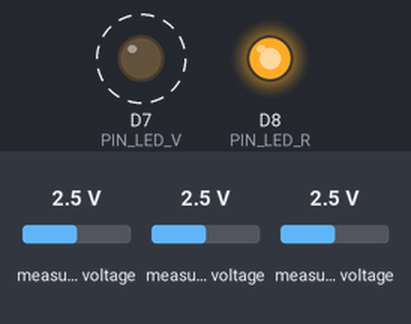
Bench run of a sketch on a simulated ESP8266 (NodeMCU). On the bench: output pins drawn as LEDs (lit = HIGH). Dashed ring = blinking. The inputs (shaded band) are chosen by the test bench; at power-on: measured voltage 2.5 V. WiFi joins after 1.5 s; servers stay silent unless stated; uploads are accepted with an empty reply; no MQTT or app messages arrive unless stated; what the sketch prints to the serial monitor is not drawn.

Above: at 0.3 s.
Timing chart, 0 to 6.6 s (numbered marks = the images above):
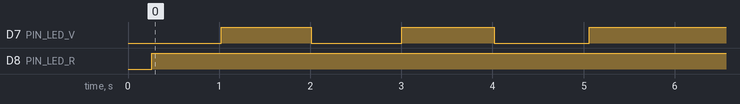

Measured:
- by itself, D7 (PIN_LED_V): alternates HIGH for 1.0 s and LOW for 1.0 s, 5 changes in all, then stays HIGH
- by itself, D8 (PIN_LED_R): LOW → HIGH at 0.26 s

The sketch:

argos_acel.ino
```cpp
// Argos, nodo acel. GENERADO por firmware/herramientas/exportar_arduino.py desde firmware/src/acel/main.cpp (editar alla y regenerar).
// Placa: NodeMCU 1.0 (ESP-12E Module). Credenciales: copiar secrets.example.h a secrets.h en esta carpeta.
#define NODO_ID "acel"
// Nodo acel: GY-61 (ADXL335) leido por un ADS1115 (I2C 0x48, D1 SCL / D2 SDA).
// Calcula |a| en g y publica "golpe" cuando | |a| - 1 g | supera el umbral. El umbral se calibra
// en sitio [POR CONFIRMAR]; el cierre de la alerta (5 min) lo hace n8n. Latido cada 60 s.
// Actuador: LED rojo encendido 5 s despues de cada golpe.
// Firmware de referencia: solo compilado.
#include "nodo_comun.h"
#include <Wire.h>
#include <Adafruit_ADS1X15.h>

constexpr float CERO_V = 1.65f;         // 0 g a 3.3 V (ratiometrico) [calibrar]
constexpr float SENSIBILIDAD = 0.330f;  // V/g a 3.3 V [calibrar]
constexpr float UMBRAL_G = 0.5f;        // [POR CONFIRMAR en sitio]
constexpr uint32_t ANTIRREBOTE_MS = 2000;
constexpr uint32_t ROJO_MS = 5000;

Adafruit_ADS1115 ads;
uint32_t ultimoGolpe = 0;
bool primerGolpe = true;

float eje(uint8_t canal) { return (ads.computeVolts(ads.readADC_SingleEnded(canal)) - CERO_V) / SENSIBILIDAD; }

void setup() {
  nodo::iniciar();
  Wire.begin();  // SDA = D2, SCL = D1
  ads.setGain(GAIN_ONE);                 // +-4.096 V
  ads.setDataRate(RATE_ADS1115_860SPS);  // ~3 ms por canal
  nodo::sensorFalla = !ads.begin(0x48);
}

void loop() {
  nodo::atender(true);
  nodo::alerta = !primerGolpe && !nodo::transcurrido(ultimoGolpe, ROJO_MS);
  if (nodo::sensorFalla) return;
  float x = eje(0), y = eje(1), z = eje(2);
  float desviacion = fabsf(sqrtf(x * x + y * y + z * z) - 1.0f);
  if (desviacion > UMBRAL_G && (primerGolpe || nodo::transcurrido(ultimoGolpe, ANTIRREBOTE_MS))) {
    primerGolpe = false;
    ultimoGolpe = millis();
    nodo::publicarEvento("golpe", desviacion);
  }
}
```

api_http.h
```cpp
// Cliente HTTP de la API REST de Argos (servidor/api/RestApi.js).
// El nodo GUARDA sus datos por HTTP (la API es la unica que escribe en MySQL; el nodo nunca toca la BD)
// y usa MQTT aparte para lo de tiempo real (estado/LWT, cmd/alarma). Si uno de los dos falla, el otro sigue.
//
// Manejo de errores:
//   - sin WiFi: no intenta (no bloquea el loop) y lo dice por el monitor serial
//   - sin respuesta o error del servidor (5xx): reintenta UNA vez
//   - 400 (dato rechazado) o 401 (clave): no reintenta, porque repetirlo daria lo mismo; lo explica por serial
#pragma once
#include <Arduino.h>
#include <ESP8266WiFi.h>
#include <ESP8266HTTPClient.h>

namespace api {

constexpr uint16_t TIMEOUT_MS = 2000;  // tope de espera por peticion: el loop no se congela mas que esto
inline WiFiClient red;                 // conexion propia (MQTT usa otra)

// Hace una peticion y regresa el codigo HTTP (negativo = no hubo conexion). Imprime el resultado.
inline int pedir(const char* metodo, const char* ruta, const char* cuerpo, String* respuesta = nullptr) {
  if (WiFi.status() != WL_CONNECTED) {
    Serial.printf("[api] %s %s: sin WiFi, no se envia\n", metodo, ruta);
    return -1;
  }
  HTTPClient http;
  http.setTimeout(TIMEOUT_MS);
  String url = String("http://") + API_HOST + ":" + String(API_PORT) + ruta;
  if (!http.begin(red, url)) {
    Serial.printf("[api] URL invalida: %s\n", url.c_str());
    return -1;
  }
  http.addHeader("X-API-Key", API_KEY);
  int codigo;
  if (cuerpo) {
    http.addHeader("Content-Type", "application/json");
    codigo = http.POST(cuerpo);
  } else {
    codigo = http.GET();
  }
  String r = codigo > 0 ? http.getString() : HTTPClient::errorToString(codigo);
  http.end();
  Serial.printf("[api] %s %s -> %d %s\n", metodo, ruta, codigo, r.c_str());
  if (respuesta) *respuesta = r;
  return codigo;
}

// POST con un reintento. true si la API lo guardo (2xx).
inline bool enviar(const char* ruta, const char* json) {
  Serial.printf("[api] enviando %s\n", json);
  int c = pedir("POST", ruta, json);
  if (c < 0 || c >= 500) {
    delay(200);
    c = pedir("POST", ruta, json);
  }
  if (c == 400) Serial.println("[api] la API rechazo el dato (400): no se guardo");
  if (c == 401) Serial.println("[api] clave incorrecta (401): revisa API_KEY en secrets.h");
  return c >= 200 && c < 300;
}

// Evento de actuacion: el LED rojo o el buzzer cambio de estado.
// origen: "local" (lo decidio el nodo) o "manual" (boton). duracion_s = 0 -> hasta el siguiente cambio.
inline bool accion(const char* actuador, const char* comando, const char* origen, uint16_t duracion_s = 0) {
  char json[160];
  if (duracion_s)
    snprintf(json, sizeof json, "{\"nodo\":\"%s\",\"actuador\":\"%s\",\"comando\":\"%s\",\"origen\":\"%s\",\"duracion_s\":%u}",
             NODO_ID, actuador, comando, origen, duracion_s);
  else
    snprintf(json, sizeof json, "{\"nodo\":\"%s\",\"actuador\":\"%s\",\"comando\":\"%s\",\"origen\":\"%s\"}",
             NODO_ID, actuador, comando, origen);
  return enviar("/api/acciones", json);
}

}  // namespace api
```

nodo_comun.h
```cpp
// Partes comunes de los 5 nodos: WiFi, MQTT (contrato de CLAUDE.md), estado retenido + LWT, latido,
// LED de estado y envio a la API REST. Cada lectura/evento sale por los DOS caminos, independientes:
//   HTTP POST a la API  -> se guarda en MySQL (Etapa 3)
//   MQTT a Mosquitto    -> tiempo real (dashboard en vivo, estado/LWT, cmd/alarma)
// Firmware de REFERENCIA: solo compilado.
#pragma once
#include <Arduino.h>
#include <ESP8266WiFi.h>
#include <PubSubClient.h>
#include <ArduinoJson.h>

#if __has_include("secrets.h")
#include "secrets.h"
#else
#include "secrets.example.h"
#endif
#include "api_http.h"

constexpr uint8_t PIN_LED_V = D7;  // 330 ohm a GND
constexpr uint8_t PIN_LED_R = D8;  // 330 ohm a GND (GPIO15: bajo en el arranque)
constexpr uint32_t LATIDO_MS = 60000;
constexpr uint32_t REINTENTO_MQTT_MS = 5000;

namespace nodo {

const char* const TOPIC_TELEMETRIA = "invernadero/telemetria/" NODO_ID;
const char* const TOPIC_EVENTO = "invernadero/evento/" NODO_ID;
const char* const TOPIC_ESTADO = "invernadero/estado/" NODO_ID;
const char* const CLIENT_ID = "nodo-" NODO_ID;
const char* const LWT_OFFLINE = "{\"estado\":\"offline\"}";

inline WiFiClient red;
inline PubSubClient mqtt(red);
inline uint32_t ultimoIntento = 0;
inline uint32_t ultimoLatido = 0;
inline bool alerta = false;       // LED rojo fijo
inline bool sensorFalla = false;  // LED rojo parpadeo rapido
inline bool alertaRegistrada = false;  // ultimo estado del LED rojo que se mando a la API
inline void (*alConectar)() = nullptr;  // tras cada conexion al broker (p. ej. suscripciones del dht)

inline bool transcurrido(uint32_t desde, uint32_t ms) { return (uint32_t)(millis() - desde) >= ms; }

inline bool enLinea() { return WiFi.status() == WL_CONNECTED && mqtt.connected(); }

// Manda un documento {"lecturas":[...]} por los dos caminos: MQTT tal cual (contrato) y a la API con "nodo".
inline void enviarLecturas(JsonDocument& doc) {
  char buf[256];
  if (mqtt.connected()) {
    serializeJson(doc, buf);
    mqtt.publish(TOPIC_TELEMETRIA, buf);
  }
  doc["nodo"] = NODO_ID;
  serializeJson(doc, buf);
  api::enviar("/api/mediciones", buf);
}

inline void publicarLectura(const char* parametro, float valor, const char* unidad) {
  StaticJsonDocument<192> doc;
  JsonObject l = doc.createNestedArray("lecturas").createNestedObject();
  l["parametro"] = parametro;
  l["valor"] = roundf(valor * 10) / 10;
  l["unidad"] = unidad;
  Serial.printf("[%s] %s = %.1f %s\n", NODO_ID, parametro, valor, unidad);
  enviarLecturas(doc);
}

inline void publicarEvento(const char* tipo, float magnitud = NAN) {
  StaticJsonDocument<128> doc;
  doc["tipo"] = tipo;
  if (!isnan(magnitud)) doc["magnitud"] = roundf(magnitud * 100) / 100;
  Serial.printf("[%s] evento %s\n", NODO_ID, tipo);
  char buf[128];
  if (mqtt.connected()) {
    serializeJson(doc, buf);
    mqtt.publish(TOPIC_EVENTO, buf);
  }
  doc["nodo"] = NODO_ID;
  serializeJson(doc, buf);
  api::enviar("/api/eventos", buf);
}

// Latido: por MQTT (contrato) y a la API (marca al nodo como vivo; sin el, la API abre "nodo_sin_reporte").
inline void latido() {
  if (mqtt.connected()) {
    StaticJsonDocument<96> doc;
    JsonObject l = doc.createNestedArray("lecturas").createNestedObject();
    l["parametro"] = "latido";
    l["valor"] = 1;
    l["unidad"] = "";
    char buf[96];
    serializeJson(doc, buf);
    mqtt.publish(TOPIC_TELEMETRIA, buf);
  }
  char json[128];
  snprintf(json, sizeof json, "{\"nodo\":\"%s\",\"uptime_s\":%lu,\"rssi\":%d}", NODO_ID,
           (unsigned long)(millis() / 1000), (int)WiFi.RSSI());
  api::enviar("/api/latido", json);
}

inline void conectarMqtt() {
  ultimoIntento = millis();
  if (!mqtt.connect(CLIENT_ID, NODO_ID, MQTT_PASSWORD, TOPIC_ESTADO, 1, true, LWT_OFFLINE)) return;
  StaticJsonDocument<192> doc;
  doc["estado"] = "online";
  doc["reset_reason"] = ESP.getResetReason();
  doc["uptime_s"] = millis() / 1000;
  doc["rssi"] = WiFi.RSSI();
  char buf[192];
  serializeJson(doc, buf);
  mqtt.publish(TOPIC_ESTADO, buf, true);  // retenido
  if (alConectar) alConectar();
}

inline void iniciar() {
  pinMode(PIN_LED_V, OUTPUT);
  pinMode(PIN_LED_R, OUTPUT);
  Serial.begin(115200);
  WiFi.mode(WIFI_STA);
  WiFi.hostname(CLIENT_ID);
  WiFi.setAutoReconnect(true);
  WiFi.begin(WIFI_SSID, WIFI_PASSWORD);
  mqtt.setServer(MQTT_HOST, MQTT_PORT);
  mqtt.setKeepAlive(45);
}

// Llamar en cada vuelta de loop(). con_latido = false en nodos que ya publican cada 60 s.
inline void atender(bool con_latido) {
  if (WiFi.status() == WL_CONNECTED) {
    if (!mqtt.connected() && transcurrido(ultimoIntento, REINTENTO_MQTT_MS)) conectarMqtt();
    mqtt.loop();
  }
  if (con_latido && transcurrido(ultimoLatido, LATIDO_MS)) {
    ultimoLatido = millis();
    latido();
  }
  // Evento de actuacion: cada vez que el LED rojo cambia, se registra en la API (AccionControl).
  // Si no hay WiFi, espera: al volver la red manda el estado actual.
  if (alerta != alertaRegistrada && WiFi.status() == WL_CONNECTED) {
    alertaRegistrada = alerta;
    api::accion("led_rojo", alerta ? "on" : "off", "local");
  }
  digitalWrite(PIN_LED_V, enLinea() ? HIGH : ((millis() / 1000) % 2));  // fijo o parpadeo lento
  if (sensorFalla) digitalWrite(PIN_LED_R, (millis() / 125) % 2);       // parpadeo rapido
  else digitalWrite(PIN_LED_R, alerta ? HIGH : LOW);
}

}  // namespace nodo
```

secrets.example.h
```cpp
// Plantilla sin valores. Copiar a secrets.h (no versionado) y llenar ahi.
#pragma once

#define WIFI_SSID ""
#define WIFI_PASSWORD ""
#define MQTT_HOST ""
#define MQTT_PORT 1883
#define MQTT_PASSWORD ""
// API REST (normalmente el mismo servidor que MQTT; nginx la sirve en el puerto 80 bajo /api/)
#define API_HOST ""
#define API_PORT 80
#define API_KEY ""
```
